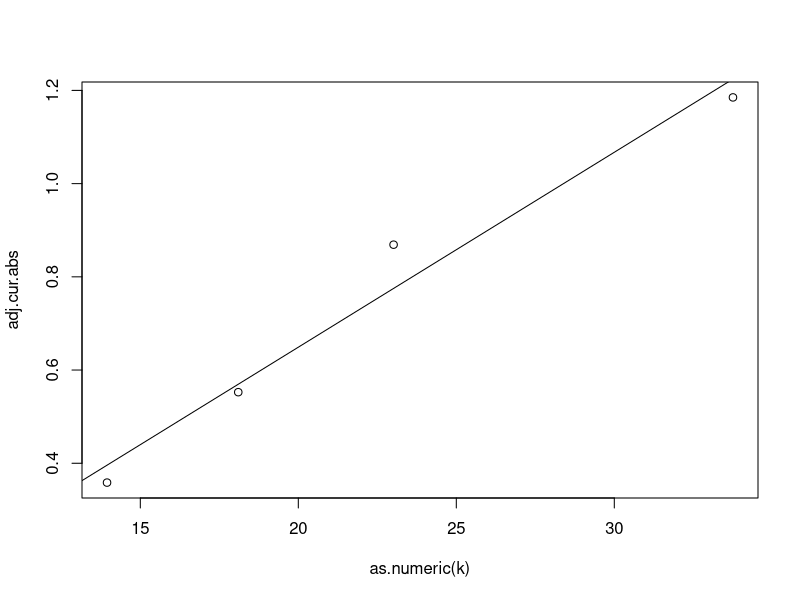
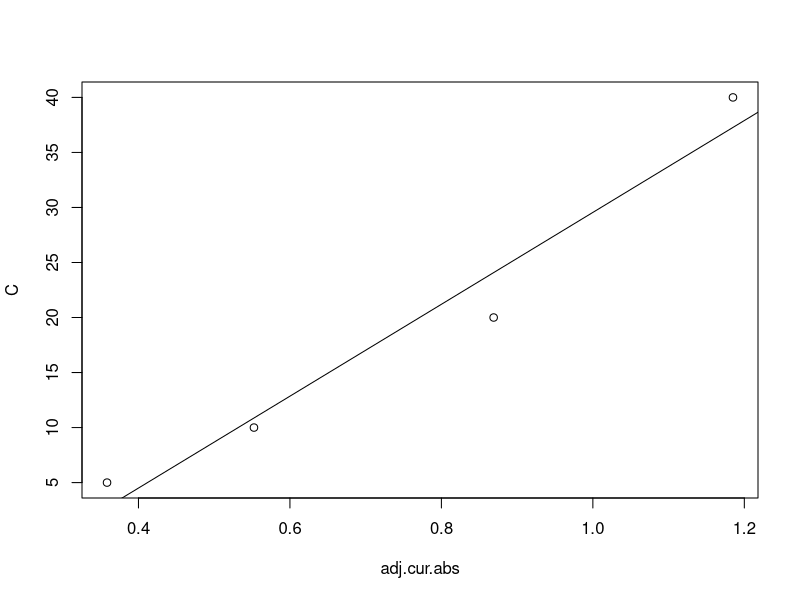

Reproduce these figures in R, in order.
curva <- data.frame(
  conc = c(0, 5, 10, 20, 40),
  abs.1 = c(0.478, 0.814, 1.012, 1.328, 1.659),
  abs.2 = c(0.470, 0.851, 1.041, 1.358, 1.659),
  abs.3 = c(0.452, 0.778, 1.097, 1.363, 1.778),
  abs.4 = c(0.481, 0.854, 1.079, 1.398, 1.778)
)

sample <- data.frame(
  labels = c("t1", "t3", "t5"),
  abs.1 = c(0.891, 1.249, 1.504),
  abs.2 = c(0.960, 1.249, 1.550),
  abs.3 = c(0.796, 1.222, 1.523),
  abs.4 = c(0.834, 1.222, 1.523)
)

curva <- data.frame(
  conc = c(0, 5, 10, 20, 40),
  abs.1 = c(0.478, 0.814, 1.012, 1.328, 1.659),
  abs.2 = c(0.470, 0.851, 1.041, 1.358, 1.659)
)

sample <- data.frame(
  labels = c("t1", "t3", "t5"),
  abs.1 = c(0.891, 1.249, 1.504),
  abs.2 = c(0.960, 1.249, 1.550)
)

blk.mean <- mean(as.numeric(curva[1,-1]))

cur.abs <- as.numeric( apply(curva[-1,-1], 1, mean, na.rm = TRUE))
adj.cur.abs <-as.numeric(cur.abs - mean(as.numeric(curva[1,-1])))

k <- curva[-1, 1] / adj.cur.abs
k.mean <- mean(as.numeric(k))

cor.test(as.numeric(k), adj.cur.abs)
plot(as.numeric(k), adj.cur.abs)
model <- lm(adj.cur.abs~k)
abline(model)
summary(model)

medcap <- as.numeric(apply(sample[,-1], 1, mean, na.rm = TRUE))
medblk <- medcap - blk.mean

tot.ug <- medblk * k.mean ; tot.ug
tot.ug / c(1, 3, 5) -> result

#########

C <- c(5, 10, 20, 40)

plot(adj.cur.abs, C)
cor.test(adj.cur.abs, C)
model2 <- lm(C~adj.cur.abs)
summary(model2)
abline(model2)

medcap <- data.frame(
  adj.cur.abs = apply(sample[,-1], 1, mean, na.rm = TRUE)
  )

predicted.conc <- predict(model2, medcap) ; predicted.conc

dil.factor <- c(20, 6.666, 4)
